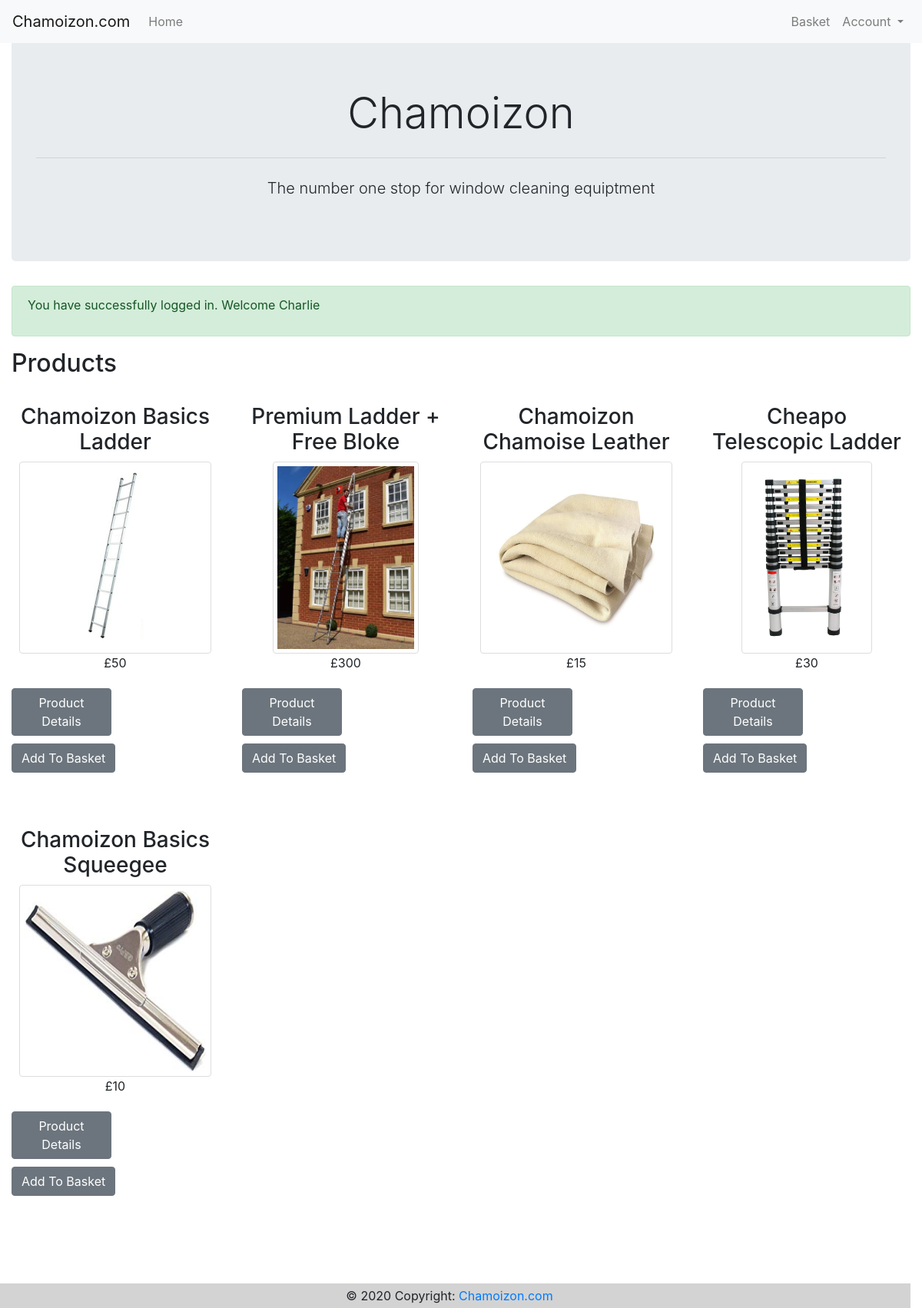
Page /index.php?succ_msg=2 (signed in) on the committed database.
### tables this page shows
CREATE TABLE `product` (
  `productID` int(10) unsigned NOT NULL AUTO_INCREMENT,
  `productName` varchar(128) NOT NULL,
  `image` varchar(255) DEFAULT NULL,
  `description` varchar(512) NOT NULL,
  `price` float NOT NULL,
  `alt` varchar(128) NOT NULL,
  PRIMARY KEY (`productID`)
);

### includes/functions/page.php (the view, shortened to what this page needs)
<?php
function populateProducts()
{
    global $db;
    $sql = "SELECT productID, productName, image, alt, price  FROM product";
    $result = mysqli_query($db, $sql);
    while ($row = mysqli_fetch_assoc($result)) {
?>
        <div class="col-md-3 product">
            <h3><?= $row['productName'] ?></h3>
            <img class="img-thumb" src="<?= $row['image'] ?>" alt="<?= $row['alt'] ?>" />
            <p>
                £<?= $row['price'] ?>
            </p>
            <div class="row btn_row">
                <div class="col-md-6 button">
                    <a class="btn btn-secondary btn block" href="product-details.php?id=<?= $row['productID'] ?>">Product
                        Details</a>
                </div>
                <form action="basket.php" method="post" id="add-to-basket" class="form-horizontal,text-left">
                    <div class="form-group">
                        <div class="col-sm-6 button">
                            <input type="submit" class="btn btn-secondary btn block" name="action" value="Add To Basket" required />
                        </div>
                    </div>
                </form>
            </div>
        </div>
    <?php
    }
}
    ?>

### css/style.css (style rules this page uses)
.product { padding: 25px; align-items: center; text-align: center; }
.img-thumb { border: 1px solid #ddd; border-radius: 4px; padding: 5px; height: 250px; max-width: 250px; }
.button { padding: 5px; }

### rows in the picture
product: productName "Chamoizon Basics Ladder", image (picture), price "50"
product: productName "Premium Ladder + Free Bloke", image (picture), price "300"
product: productName "Chamoizon Chamoise Leather", image (picture), price "15"
product: productName "Cheapo Telescopic Ladder", image (picture), price "30"
product: productName "Chamoizon Basics Squeegee", image (picture), price "10"

### other values in the picture
$message "You have successfully logged in. Welcome Charlie"
